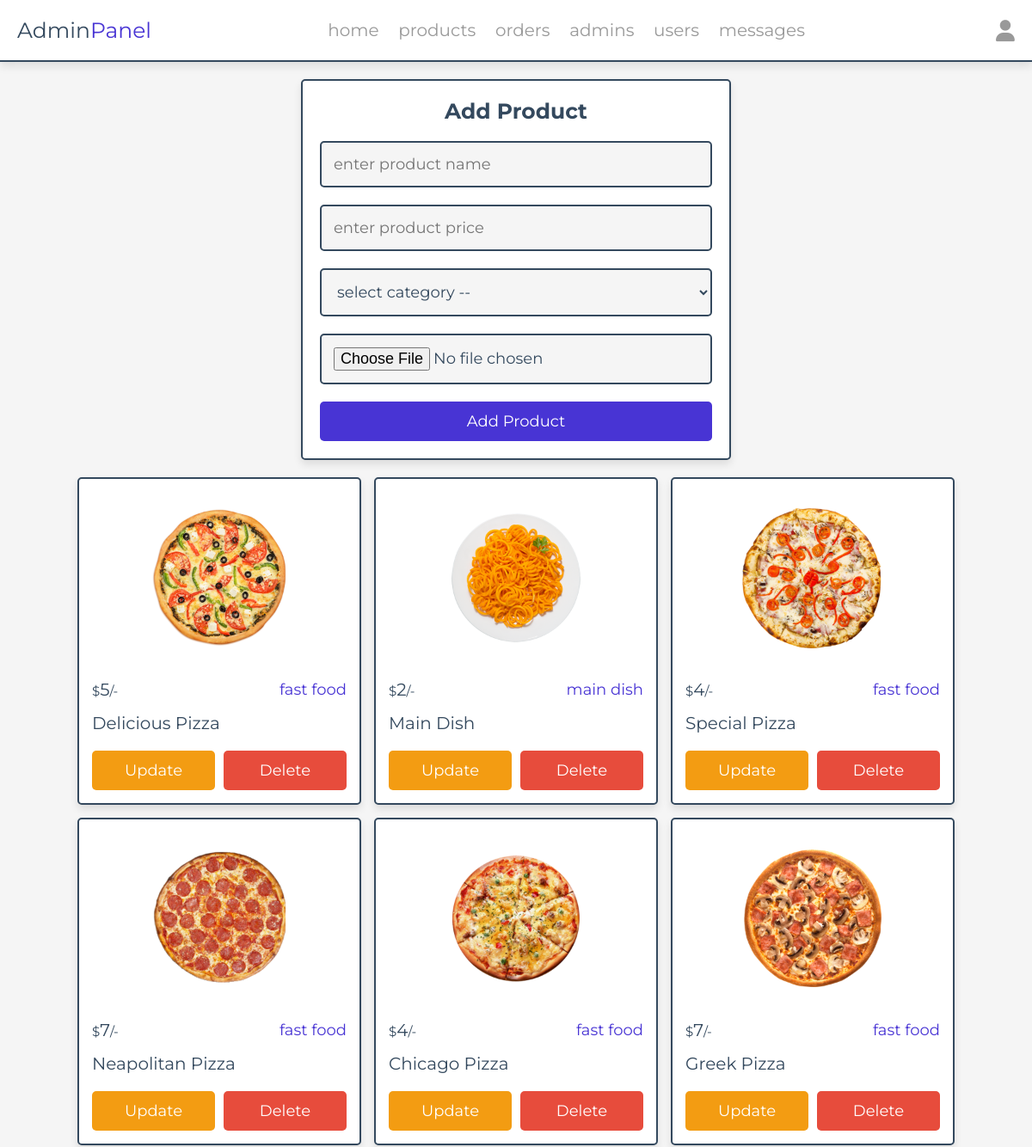
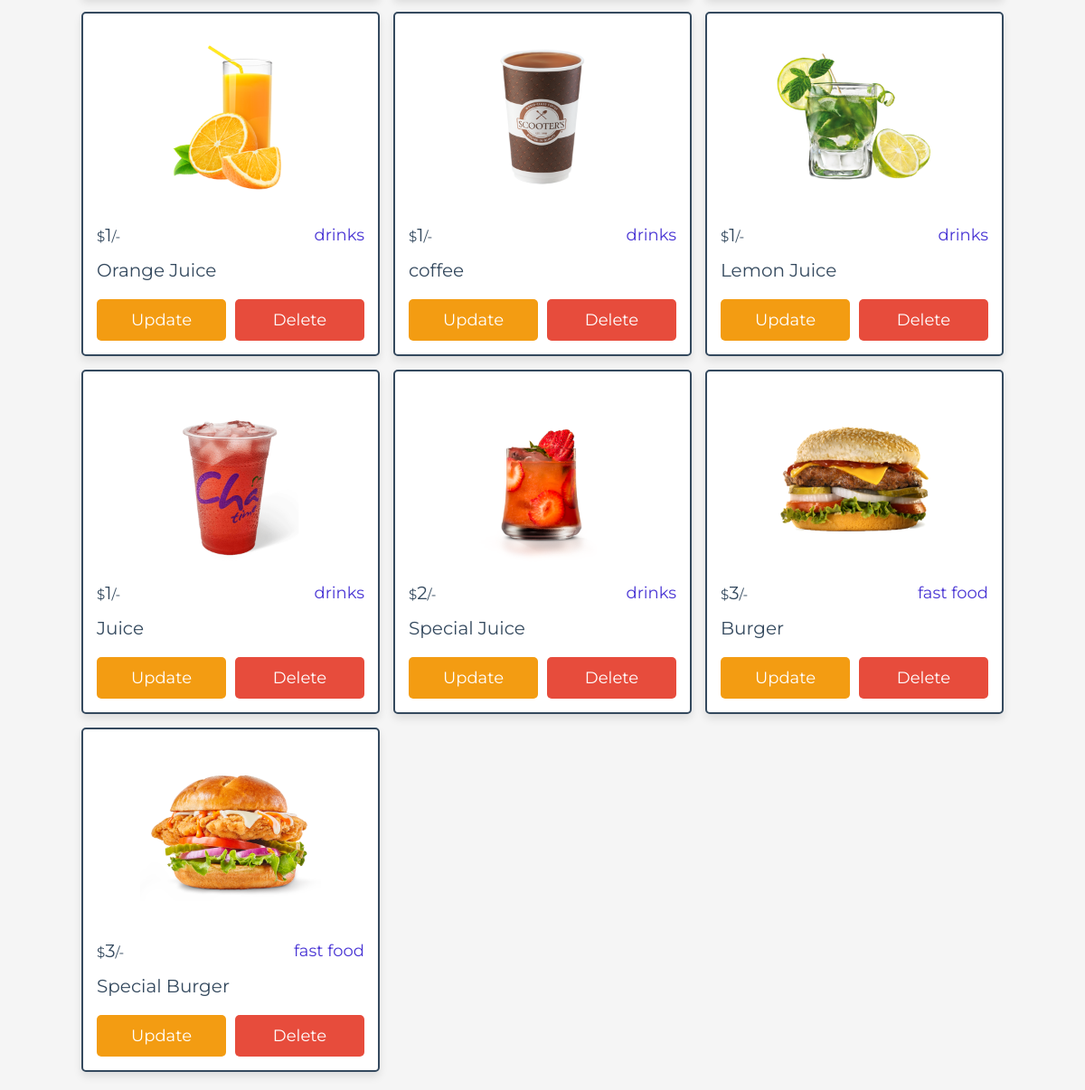
The app's page /admin/products.php (signed in) with its own data (2 pictures, top to bottom).
### tables this page shows
CREATE TABLE `products` (
  `id` int(100) NOT NULL,
  `name` varchar(100) NOT NULL,
  `category` varchar(100) NOT NULL,
  `price` int(10) NOT NULL,
  `image` varchar(100) NOT NULL
);

### admin/products.php (the view, shortened to what this page needs)
<?php
include '../components/connect.php';
?>
<!DOCTYPE html>
<html lang="en">
<head>
   <link rel="stylesheet" href="https://cdnjs.cloudflare.com/ajax/libs/font-awesome/6.1.1/css/all.min.css">
   <link rel="stylesheet" href="../css/admin_style.css">
</head>
<body>
<?php include '../components/admin_header.php' ?>
<section class="add-products">
   <form action="" method="POST" enctype="multipart/form-data">
      <h3>add product</h3>
      <input type="text" required placeholder="enter product name" name="name" maxlength="100" class="box">
      <input type="number" min="0" max="9999999999" required placeholder="enter product price" name="price" onkeypress="if(this.value.length == 10) return false;" class="box">
      <select name="category" class="box" required>
         <option value="" disabled selected>select category --</option>
      </select>
      <input type="file" name="image" class="box" accept="image/jpg, image/jpeg, image/png, image/webp" required>
      <input type="submit" value="add product" name="add_product" class="btn">
   </form>
</section>
<section class="show-products" style="padding-top: 0;">
   <div class="box-container">
   <?php
      $show_products = $conn->prepare("SELECT * FROM `products`");
      $show_products->execute();
      if($show_products->rowCount() > 0){
         while($fetch_products = $show_products->fetch(PDO::FETCH_ASSOC)){
   ?>
   <div class="box">
      <img src="../uploaded_img/<?= $fetch_products['image']; ?>" alt="">
      <div class="flex">
         <div class="price"><span>$</span><?= $fetch_products['price']; ?><span>/-</span></div>
         <div class="category"><?= $fetch_products['category']; ?></div>
      </div>
      <div class="name"><?= $fetch_products['name']; ?></div>
      <div class="flex-btn">
         <a href="update_product.php?update=<?= $fetch_products['id']; ?>" class="option-btn">update</a>
         <a href="products.php?delete=<?= $fetch_products['id']; ?>" class="delete-btn" onclick="return confirm('delete this product?');">delete</a>
      </div>
   </div>
   <?php
         }
      }else{
         echo '<p class="empty">no products added yet!</p>';
      }
   ?>
   </div>
</section>
</body>
</html>

### css/admin_style.css (style rules this page uses)
:root { --main-color:#4834d4; --red:#e74c3c; --orange:#f39c12; --black:#34495e; --white:#fff; --light-bg:#f5f5f5; --light-color:#999; --border:.2rem solid var(--black); --box-shadow:0 .5rem 1rem rgba(0,0,0,.1); }
* { font-family: 'Montserrat', sans-serif; margin:0; padding:0; box-sizing: border-box; text-decoration: none; outline: none; border:none; }
html { font-size: 62.5%; overflow-x: hidden; }
body { background-color: var(--light-bg); }
section { max-width: 1200px; margin:0 auto; padding:2rem; }
.btn, .delete-btn, .option-btn { display: block; margin-top: 1rem; border-radius: .5rem; cursor: pointer; width: 100%; font-size: 1.8rem; color:var(--white); padding:1.2rem 3rem; text-transform: capitalize; text-align: center; }
.btn { background-color: var(--main-color); }
.delete-btn { background-color: var(--red); }
.option-btn { background-color: var(--orange); }
.flex-btn { display: flex; gap:1rem; }
.add-products form { margin:0 auto; max-width: 50rem; background-color: var(--white); border-radius: .5rem; box-shadow: var(--box-shadow); border:var(--border); padding:2rem; text-align: center; }
.add-products form h3 { margin-bottom: 1rem; font-size: 2.5rem; color:var(--black); text-transform: capitalize; }
.add-products form .box { background-color: var(--light-bg); border:var(--border); width: 100%; padding:1.4rem; font-size: 1.8rem; color:var(--black); border-radius: .5rem; margin: 1rem 0; }
.show-products .box-container { display: grid; grid-template-columns: repeat(auto-fit, 33rem); gap:1.5rem; justify-content: center; align-items: flex-start; }
.show-products .box-container .box { background-color: var(--white); border-radius: .5rem; box-shadow: var(--box-shadow); border:var(--border); padding:1.5rem; }
.show-products .box-container .box img { width: 100%; height: 20rem; object-fit: contain; margin-bottom: 1rem; }
.show-products .box-container .box .name { font-size: 2rem; color:var(--black); padding:1rem 0; }
.show-products .box-container .box .flex { display: flex; align-items: center; gap:1rem; justify-content: space-between; }
.show-products .box-container .box .flex .category { font-size: 1.8rem; color:var(--main-color); }
.show-products .box-container .box .flex .price { font-size: 2rem; color:var(--black); margin:.5rem 0; }
.show-products .box-container .box .flex .price span { font-size: 1.5rem; }

### records on screen
products: image (picture), price "5", category "fast food", name "Delicious Pizza"
products: image (picture), price "2", category "main dish", name "Main Dish"
products: image (picture), price "4", category "fast food", name "Special Pizza"
products: image (picture), price "7", category "fast food", name "Neapolitan Pizza"
products: image (picture), price "4", category "fast food", name "Chicago Pizza"
products: image (picture), price "7", category "fast food", name "Greek Pizza"
products: image (picture), price "1", category "drinks", name "Orange Juice"
products: image (picture), price "1", category "drinks", name "coffee"
products: image (picture), price "1", category "drinks", name "Lemon Juice"
products: image (picture), price "1", category "drinks", name "Juice"
products: image (picture), price "2", category "drinks", name "Special Juice"
products: image (picture), price "3", category "fast food", name "Burger"
products: image (picture), price "3", category "fast food", name "Special Burger"
